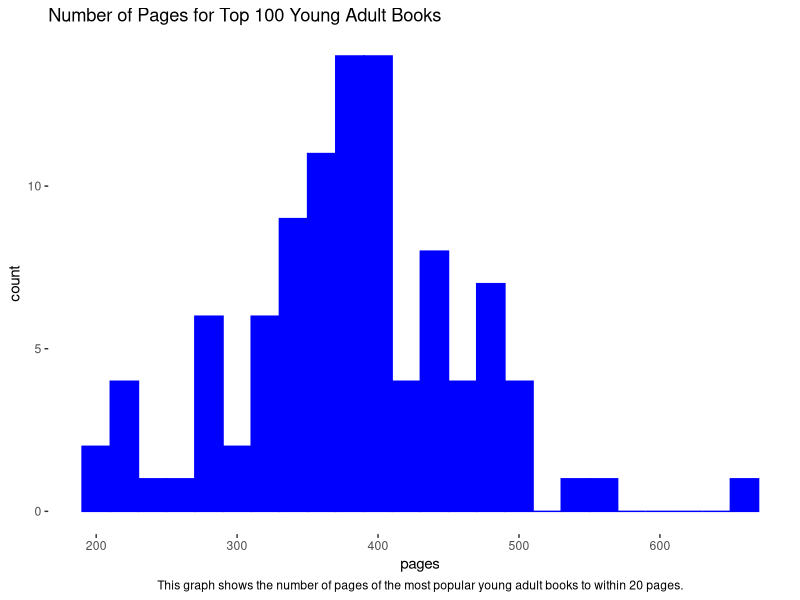
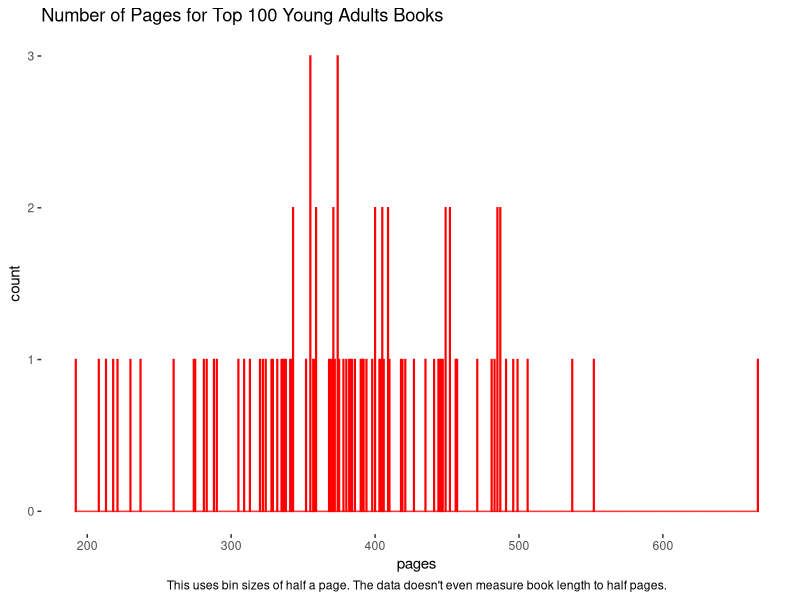

Generate these figures, in order, with R:
## ---- chunk 1
#| output: false
library(tidyverse)
## ---- chunk 2
BOOKS <- read.csv("goodreads_Top100_YoungAdultFiction1.csv")
## ---- chunk 3

## ---- chunk 4

## ---- chunk 5
#fig 3
fig_3 <- ggplot(BOOKS, aes(pages))+ geom_histogram(binwidth = 20, color="blue", fill="blue")

fig_3_titles <- labs(title = "Number of Pages for Top 100 Young Adult Books", 
                     caption = "This graph shows the number of pages of the most popular young adult books to within 20 pages.")
fig_3_theme <- theme(panel.background=element_rect(fill="white"), 
                     plot.caption = element_text(hjust = 0.5))

fig_3 <- fig_3 + fig_3_titles + fig_3_theme

print(fig_3)

## ---- chunk 6
#fig 4
fig_4 <- ggplot(BOOKS, aes(pages))+ geom_histogram(binwidth = .5, color="red", fill="red")

fig_4_titles <- labs(title = "Number of Pages for Top 100 Young Adults Books",
              caption = "This uses bin sizes of half a page. The data doesn't even measure book length to half pages.")
fig_4_theme <- theme(panel.background=element_rect(fill="white"),
                     plot.caption = element_text(hjust = 0.5))

fig_4 <- fig_4 + fig_4_titles + fig_4_theme

print(fig_4)
## ---- chunk 7

## ---- chunk 8

## ---- chunk 9

## ---- chunk 10
